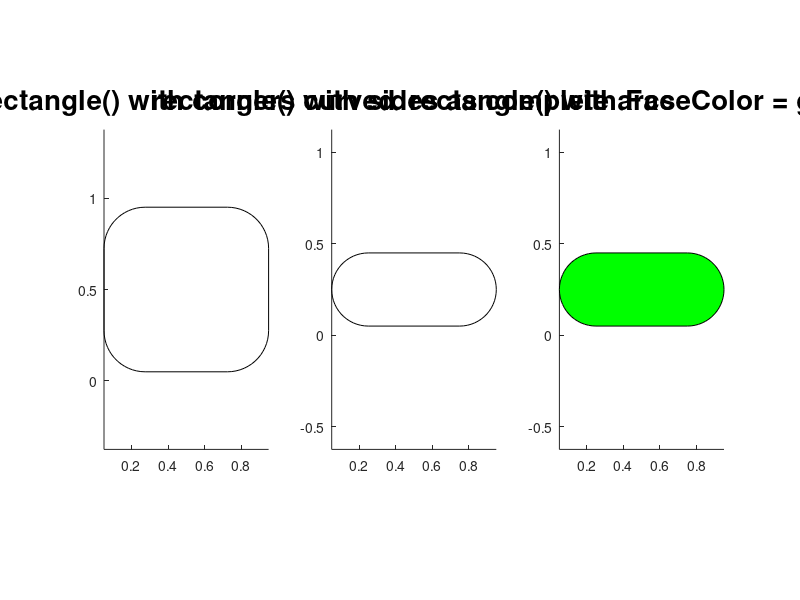

The MATLAB source for this figure:
clear all; close all; clc;
h=figure('Position',[1 21 1366 670], ...
'Name','rectangle Command DemoNstrations');
subplot(1,3,1) 
 axis equal;
 rectangle ("Position", [0.05, 0.05, 0.9, 0.9], "Curvature", [0.5, 0.5]);
 title ("rectangle() with corners curved",'fontsize',20);
subplot(1,3,2) 
 axis equal;
 rectangle ("Position", [0.05, 0.05, 0.9, 0.4], "Curvature", 1.0);
 title ("rectangle() with sides as complete arcs",'fontsize',20);
subplot(1,3,3) 
 axis equal;
 h = rectangle ("Position", [0.05, 0.05, 0.9, 0.4], "Curvature", 1.0);
 set (h, "FaceColor", [0, 1, 0]);
 title ("rectangle() with FaceColor = green",'fontsize',20);
